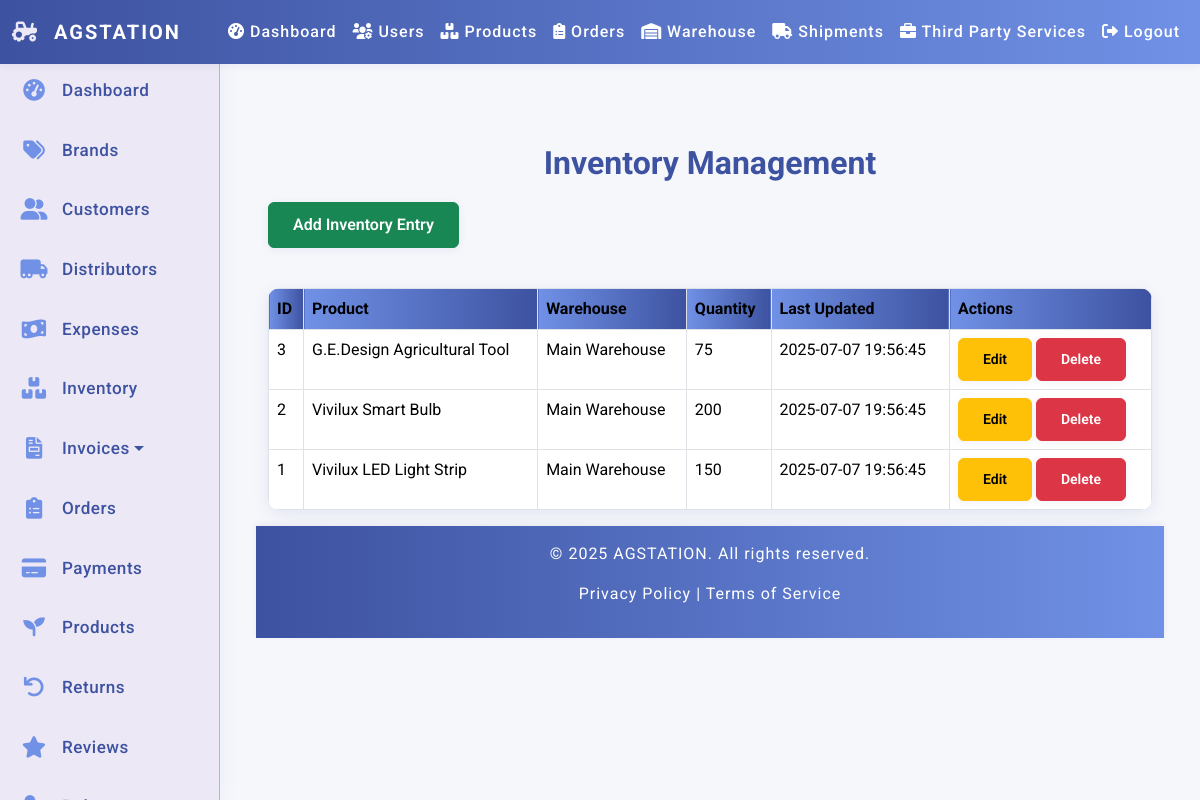
The page /admin/inventory/index.php (signed in) on the database its author committed.
### tables this page shows
CREATE TABLE Inventory (
    inventory_id INT PRIMARY KEY AUTO_INCREMENT,
    product_id VARCHAR(20) NOT NULL,
    warehouse_id INT NOT NULL,
    quantity INT DEFAULT 0,
    last_updated DATETIME DEFAULT CURRENT_TIMESTAMP,
    FOREIGN KEY (product_id) REFERENCES Products(asin)
        ON DELETE CASCADE ON UPDATE CASCADE,
    FOREIGN KEY (warehouse_id) REFERENCES Warehouse(warehouse_id)
        ON DELETE CASCADE ON UPDATE CASCADE
);

CREATE TABLE Products (
    asin VARCHAR(20) PRIMARY KEY,
    name VARCHAR(255) NOT NULL,
    upc VARCHAR(100),
    brand_id INT,
    distributor_id INT,
    category VARCHAR(100),
    cost_price DECIMAL(10,2),
    retail_price DECIMAL(10,2),
    description TEXT,
    image_url TEXT,
    status ENUM('Active', 'Inactive') DEFAULT 'Active',
    created_at DATETIME DEFAULT CURRENT_TIMESTAMP,
    FOREIGN KEY (brand_id) REFERENCES Brands(brand_id)
        ON DELETE SET NULL ON UPDATE CASCADE,
    FOREIGN KEY (distributor_id) REFERENCES Distributors(distributor_id)
        ON DELETE SET NULL ON UPDATE CASCADE
);

CREATE TABLE Warehouse (
    warehouse_id INT PRIMARY KEY AUTO_INCREMENT,
    name VARCHAR(255),
    type ENUM('Amazon FBA', 'Prep Center'),
    address TEXT,
    contact_person VARCHAR(255),
    phone VARCHAR(50)
);

### admin/inventory/index.php (the view, shortened to what this page needs)
<?php
include '../../includes/header.php';
require_once '../../config/db.php';
try {
    $query = "SELECT i.inventory_id, i.quantity, i.last_updated,
                     p.name AS product_name,
                     w.name AS warehouse_name
              FROM Inventory i
              JOIN Products p ON i.product_id = p.asin
              JOIN Warehouse w ON i.warehouse_id = w.warehouse_id
              ORDER BY i.inventory_id DESC";
    $stmt = $pdo->prepare($query);
    $stmt->execute();
    $inventory = $stmt->fetchAll(PDO::FETCH_ASSOC);
} catch (PDOException $e) {
    die("Database error: " . $e->getMessage());
}
?>
<div class="container mt-4">
    <h2>Inventory Management</h2>
    <a href="create.php" class="btn btn-success mb-3">Add Inventory Entry</a>
    <table class="table table-bordered">
        <thead>
            <tr>
                <th>ID</th>
                <th>Product</th>
                <th>Warehouse</th>
                <th>Quantity</th>
                <th>Last Updated</th>
                <th>Actions</th>
            </tr>
        </thead>
        <tbody>
            <?php foreach ($inventory as $row): ?>
            <tr>
                <td><?= htmlspecialchars($row['inventory_id']) ?></td>
                <td><?= htmlspecialchars($row['product_name']) ?></td>
                <td><?= htmlspecialchars($row['warehouse_name']) ?></td>
                <td><?= htmlspecialchars($row['quantity']) ?></td>
                <td><?= htmlspecialchars($row['last_updated']) ?></td>
                <td>
                    <a href="edit.php?id=<?= htmlspecialchars($row['inventory_id']) ?>" class="btn btn-warning btn-sm">Edit</a>
                    <a href="delete.php?id=<?= htmlspecialchars($row['inventory_id']) ?>" class="btn btn-danger btn-sm" onclick="return confirm('Are you sure you want to delete this entry?')">Delete</a>
                </td>
            </tr>
            <?php endforeach; ?>
        </tbody>
    </table>
</div>
<?php include '../../includes/footer.php'; ?>

### assets/css/style.css (style rules this page uses)
html, body { height: 100%; margin: 0; padding: 0; }
body { font-family: 'Roboto', sans-serif; margin: 0; padding: 0; background: #EDE8F5; color: #222; min-height: 100vh; display: flex; flex-direction: column; height: 100vh; }
h1, h2 { text-align: center; color: #3D52A0; font-weight: 700; margin-bottom: 20px; }
.btn, button { font-weight: 600; border-radius: 6px; padding: 10px 24px; transition: all 0.2s; box-shadow: 0 2px 8px rgba(61, 82, 160, 0.08); }
table { width: 100%; border-collapse: collapse; margin: 24px 0; background: #fff; border-radius: 12px; overflow: hidden; box-shadow: 0 4px 16px rgba(61, 82, 160, 0.10); }
table th, table td { padding: 16px; text-align: left; border-bottom: 1px solid #ADB8DA; }
table th { background: linear-gradient(90deg, #7091E6 0%, #3D52A0 100%); color: #fff; font-weight: bold; }

### rows shown on the page
inventory: inventory_id "3", product.name "G.E.Design Agricultural Tool", warehouse.name "Main Warehouse", quantity "75", last_updated "2025-07-07 19:56:45"
inventory: inventory_id "2", product.name "Vivilux Smart Bulb", warehouse.name "Main Warehouse", quantity "200", last_updated "2025-07-07 19:56:45"
inventory: inventory_id "1", product.name "Vivilux LED Light Strip", warehouse.name "Main Warehouse", quantity "150", last_updated "2025-07-07 19:56:45"
